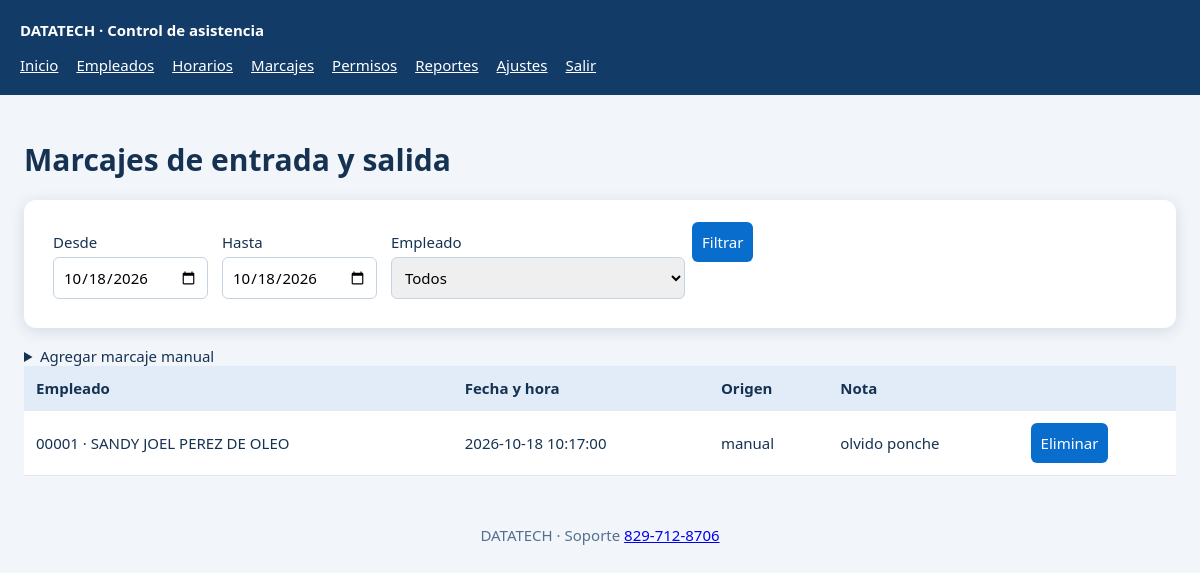
Screenshot of /marcajes (signed in) with the database file from the repository.
### tables this page shows
CREATE TABLE marcajes (
    id         INTEGER PRIMARY KEY AUTOINCREMENT,
    codigo     TEXT NOT NULL,
    fecha_hora TEXT NOT NULL,                  -- YYYY-MM-DD HH:MM:SS
    origen     TEXT NOT NULL DEFAULT 'reloj',  -- reloj | usb | manual
    nota       TEXT NOT NULL DEFAULT '',
    UNIQUE (codigo, fecha_hora)
);

### app.py (the view)
@app.route("/marcajes")
def marcajes():
    desde = fecha_param("desde", date.today())
    hasta = fecha_param("hasta", desde)
    codigo = request.args.get("codigo", "")
    sql = ("SELECT m.*, COALESCE(e.nombre, 'Desconocido') AS nombre FROM marcajes m "
           "LEFT JOIN empleados e ON e.codigo = m.codigo WHERE m.fecha_hora >= ? AND m.fecha_hora < ?")
    params = [desde.isoformat(), (hasta + timedelta(days=1)).isoformat()]
    if codigo:
        sql += " AND m.codigo = ?"
        params.append(codigo)
    with db() as con:
        lista = con.execute(sql + " ORDER BY m.fecha_hora DESC LIMIT 2000", params).fetchall()
        emps = con.execute("SELECT codigo, nombre FROM empleados ORDER BY nombre").fetchall()
    return render_template("marcajes.html", lista=lista, emps=emps, desde=desde, hasta=hasta, codigo=codigo)

### app.py (called while the page is built)
def fecha_param(nombre, defecto):
    try:
        return date.fromisoformat(request.args.get(nombre, ""))
    except ValueError:
        return defecto

@app.before_request
def requiere_login():
    if request.endpoint not in ("login", "static") and not session.get("admin"):
        return redirect(url_for("login"))

### db.py (called while the page is built)
@contextmanager
def db():
    con = sqlite3.connect(RUTA_DB, timeout=15)
    con.row_factory = sqlite3.Row
    con.execute("PRAGMA foreign_keys = ON")
    try:
        yield con
        con.commit()
    finally:
        con.close()

### templates/marcajes.html (shortened to what this page needs)
{% extends "base.html" %}{% block content %}<h1>Marcajes de entrada y salida</h1><form class="card"><label>Desde<input type="date" name="desde" value="{{desde}}" required></label><label>Hasta<input type="date" name="hasta" value="{{hasta}}" required></label><label>Empleado<select name="codigo"><option value="">Todos</option></select></label><button>Filtrar</button></form><details><summary>Agregar marcaje manual</summary></details><div class="scroll"><table><tr><th>Empleado</th><th>Fecha y hora</th><th>Origen</th><th>Nota</th><th></th></tr>{% for m in lista %}<tr><td>{{m.codigo}} · {{m.nombre}}</td><td>{{m.fecha_hora}}</td><td>{{m.origen}}</td><td>{{m.nota}}</td><td><form method="post" action="{{url_for('borrar_marcaje',id=m.id)}}" onsubmit="return confirm('¿Eliminar marcaje?')"><button>Eliminar</button></form></td></tr>{% endfor %}</table></div>{% endblock %}

### templates/base.html (style rules this page uses)
section,form.card { background:white;padding:22px;border-radius:12px;margin:18px 0;box-shadow:0 3px 15px #1232 }
label { display:inline-flex;flex-direction:column;gap:5px;margin:7px }
input,select,button,textarea { font:inherit;padding:9px;border:1px solid #c6d3e1;border-radius:6px }
button,.button { background:#086dcc;color:white;padding:10px;border:0;border-radius:6px;cursor:pointer }
table { width:100%;border-collapse:collapse;background:white }
td,th { text-align:left;padding:12px;border-bottom:1px solid #e2e9f2 }
th { background:#e1ecf8 }
.scroll { overflow:auto }

### rows the page displays
marcajes: codigo "00001", nombre "SANDY JOEL PEREZ DE OLEO", fecha_hora "2026-10-18 10:17:00", origen "manual", nota "olvido ponche"

### other values shown
{{ text }} "Inicio" "Empleados" "Horarios" "Marcajes" "Permisos" "Reportes" "Ajustes" "Salir"
